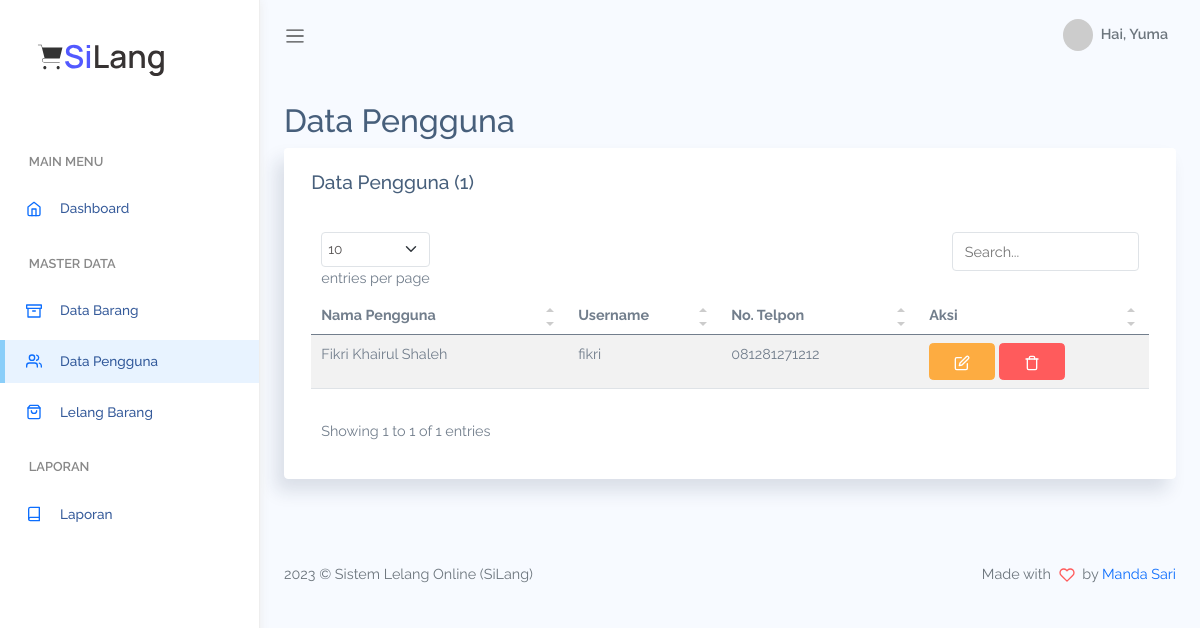
The app's page /pengguna (signed in) with its own data.
### tables this page shows
CREATE TABLE `tb_masyarakat` (
  `id_user` int(11) NOT NULL,
  `nama_lengkap` varchar(25) NOT NULL,
  `username` varchar(25) NOT NULL,
  `password` varchar(255) NOT NULL,
  `telp` varchar(25) NOT NULL
);

### app/core/Controller.php (called while the page is built, shortened)
<?php
class Controller
{
    public function view(string $view, ?array $data = [])
    {
        require_once '../app/views/' . $view . '.php';
    }
    public function model(string $model)
    {
        return new $model;
    }
}

### app/controllers/Pengguna.php (called while the page is built, shortened)
<?php
class Pengguna extends Controller
{
    public function index()
    {
        $data['dataPengguna'] = $this->model('M_user')->getDataPengguna();
        $data['title'] = 'Data Pengguna';
        $data['dataTable'] = true;
        $this->view('page/backend/pengguna/index', $data);
    }
}

### app/core/App.php (called while the page is built, shortened)
<?php
class App
{
    public function __construct(protected $controller = 'Home', protected $method = 'index', protected $params = [])
    {
        $this->controller = new $this->controller;
        call_user_func_array([$this->controller, $this->method], $this->params);
    }
}

### public/index.php (called while the page is built, shortened)
<?php
$app = new App;

### app/core/Database.php (called while the page is built, shortened)
<?php
class Database
{
    private $host = DB_HOST;
    private $user = DB_USER;
    private $pass = DB_PASS;
    private $dbnm = DB_NAME;
    private $dbh;
    private $stmt;
    public function __construct()
    {
        $dsn = 'mysql:host=' . $this->host . ';dbname=' . $this->dbnm;
        $option = [
            PDO::ATTR_PERSISTENT => true,
            PDO::ATTR_ERRMODE => PDO::ERRMODE_EXCEPTION
        ];
        try {
            $this->dbh = new PDO($dsn, $this->user, $this->pass, $option);
        } catch (PDOException $e) {
            die($e->getMessage());
        }
    }
    public function query($query)
    {
        $this->stmt = $this->dbh->prepare($query);
    }
    public function execute()
    {
        $this->stmt->execute();
    }
    public function resultSet()
    {
        $this->execute();
        return $this->stmt->fetchAll(PDO::FETCH_ASSOC);
    }
}

### app/models/M_user.php (called while the page is built, shortened)
<?php
class M_user
{
    private $tableUser = "tb_masyarakat";
    private $db;
    public function __construct()
    {
        $this->db = new Database;
    }
    public function getDataPengguna()
    {
        $this->db->query("SELECT * FROM $this->tableUser");
        return $this->db->resultSet();
    }
}

### app/views/page/backend/pengguna/index.php (the view, shortened to what this page needs)
<div class="main-content container-fluid">
    <div class="page-title">
        <div class="row">
            <div class="col-12 col-md-6 order-md-1 order-last">
                <h3><?= $data['title'] ?></h3>
            </div>
        </div>
    </div>
    <section class="section">
        <div class="card">
            <div class="card-header">
                <h4 class="card-title">
                    <?= $data['title'] . ' (' . count($data['dataPengguna']) . ')' ?>
                </h4>
            </div>
            <div class="card-body">
                <div class="table-responsive">
                    <table class='table table-striped' id="table1">
                        <thead>
                            <tr>
                                <th>Nama Pengguna</th>
                                <th>Username</th>
                                <th>No. Telpon</th>
                                <th>Aksi</th>
                            </tr>
                        </thead>
                        <tbody>
                            <?php
                            foreach ($data['dataPengguna'] as $dp) : ?>
                                <tr>
                                    <td><?= $dp['nama_lengkap'] ?></td>
                                    <td><?= $dp['username'] ?></td>
                                    <td><?= $dp['telp'] ?></td>
                                    <td>
                                        <a href="<?= BASE_URL ?>/pengguna/edit/<?= $dp['id_user'] ?>" class="btn btn-warning"><i data-feather="edit"></i></a>
                                        <button class="btn btn-danger delete-confirm" data-action="<?= BASE_URL ?>/pengguna/delete" data-id="<?= $dp['id_user'] ?>"><i data-feather="trash"></i></button>
                                    </td>
                                </tr>
                            <?php
                            endforeach;
                            ?>
                        </tbody>
                    </table>
                </div>
            </div>
        </div>
    </section>
</div>

### public/assets/css/app.css (style rules this page uses)
* { font-family:Raleway }
#main .main-content { padding:2rem 1.5rem }
#main .main-content .page-title h3 { font-size:2rem }
a { text-decoration:none }
a,button { outline:0 }
.feather,i { font-size:14px;height:1rem }
.btn i,.btn svg { width:16px;height:16px }
.btn.btn-danger,.btn.btn-dark,.btn.btn-info,.btn.btn-light,.btn.btn-link,.btn.btn-primary,.btn.btn-secondary,.btn.btn-success,.btn.btn-warning { color:#fff }
.card { box-shadow:-8px 12px 18px 0 rgba(25,42,70,.13);margin-bottom:2.2rem }
.card .card-header { border:none }
.card .card-header h4 { font-size:1.2rem }
.card .card-header~.card-body { padding-top:0 }
.card .card-title { font-size:1.2rem }
.card .card-body { padding:1.4rem 1.7rem }
.dataTable-table td,.dataTable-table thead th,.table td,.table thead th { vertical-align:middle }
.dataTable-table thead th,.table thead th { border-bottom:2px solid #475f7b }

### records on screen
tb_masyarakat: nama_lengkap "Fikri Khairul Shaleh", username "fikri", telp "081281271212"

### other values on screen
$nama "Yuma"
$data['title'] "Data Pengguna"
count($data['dataPengguna']) "1"
APP_NAME "Sistem Lelang Online (SiLang)"
AUTHOR "Manda Sari"
